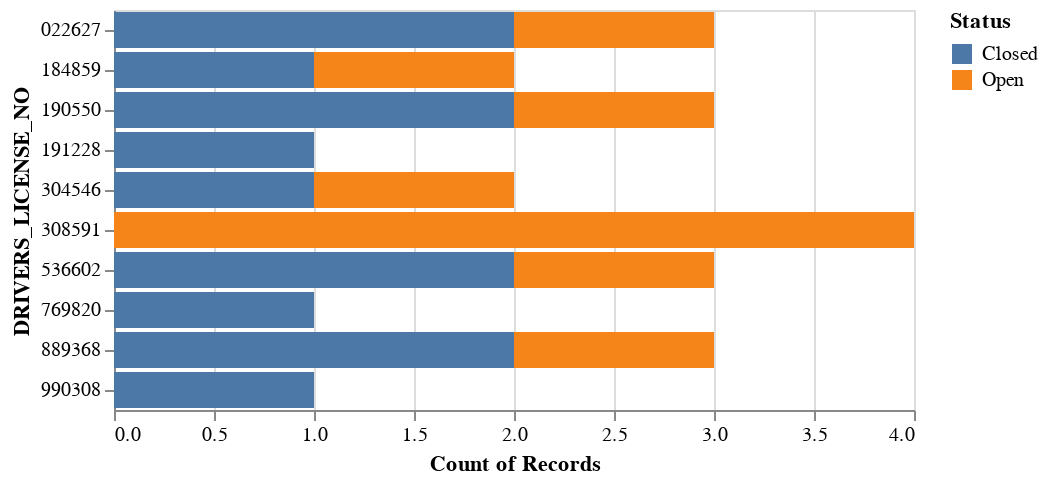

Notebook code for this chart:
### Code cell
caseload_month = caseload_month[caseload_month['Ignore Case'] == 0]


alt.Chart(caseload_month).mark_bar().encode(
    y='DRIVERS_LICENSE_NO',
    x='count(DRIVERS_LICENSE_NO):Q',
#    y='STATUS_COUNT:Q',
    color='Status'
)

### Figure 1 — Vega-Lite specification as saved in the notebook (floating-point values rounded to 4 significant figures)
{"config": {"view": {"continuousWidth": 400, "continuousHeight": 300}}, "data": {"name": "data-59ca8aac6f1145f1dd0c027fcef1b915"}, "mark": "bar", "encoding": {"color": {"type": "nominal", "field": "Status"}, "x": {"type": "quantitative", "aggregate": "count", "field": "DRIVERS_LICENSE_NO"}, "y": {"type": "nominal", "field": "DRIVERS_LICENSE_NO"}}, "$schema": "https://vega.github.io/schema/vega-lite/v4.8.1.json", "datasets": {"data-59ca8aac6f1145f1dd0c027fcef1b915": [{"SCENARIO": "BASIC - SAME MONTH", "CASE_OPENED_DT": "2018-09-13T00:00:00", "LAST_STATUS_DATE": "2018-09-13T00:00:00", "DRIVERS_LICENSE_NO": "990308", "STATUS_COUNT": 5, "Age Category": "Over 80", "GENERAL_STATUS": "Closed", "Year Date": "2019-01-01T00:00:00", "Year Span": "2018-09-30T00:00:00", "Status": "Closed", "Opened Count": 1, "Closed Count": 1, "Count as Open": 0, "Ignore Case": 0, "open_year_span_diff": 0}, {"SCENARIO": "BASIC - SAME MONTH", "CASE_OPENED_DT": "2018-09-13T00:00:00", "LAST_STATUS_DATE": "2018-09-23T00:00:00", "DRIVERS_LICENSE_NO": "191228", "STATUS_COUNT": 5, "Age Category": "Over 80", "GENERAL_STATUS": "Closed", "Year Date": "2019-01-01T00:00:00", "Year Span": "2018-09-30T00:00:00", "Status": "Closed", "Opened Count": 1, "Closed Count": 1, "Count as Open": 0, "Ignore Case": 0, "open_year_span_diff": 0}, {"SCENARIO": "BASIC - 1 MONTH", "CASE_OPENED_DT": "2018-09-23T00:00:00", "LAST_STATUS_DATE": "2018-10-23T00:00:00", "DRIVERS_LICENSE_NO": "184859", "STATUS_COUNT": 5, "Age Category": "Over 80", "GENERAL_STATUS": "Closed", "Year Date": "2019-01-01T00:00:00", "Year Span": "2018-09-30T00:00:00", "Status": "Open", "Opened Count": 1, "Closed Count": 0, "Count as Open": 1, "Ignore Case": 0, "open_year_span_diff": 0}, {"SCENARIO": "BASIC - 1 MONTH", "CASE_OPENED_DT": "2018-09-23T00:00:00", "LAST_STATUS_DATE": "2018-10-23T00:00:00", "DRIVERS_LICENSE_NO": "184859", "STATUS_COUNT": 5, "Age Category": "Over 80", "GENERAL_STATUS": "Closed", "Year Date": "2019-01-01T00:00:00", "Year Span": "2018-10-31T00:00:00", "Status": "Closed", "Opened Count": 0, "Closed Count": 1, "Count as Open": 0, "Ignore Case": 0, "open_year_span_diff": 1}, {"SCENARIO": "BASIC - 3 MONTHS", "CASE_OPENED_DT": "2018-09-23T00:00:00", "LAST_STATUS_DATE": "2018-11-23T00:00:00", "DRIVERS_LICENSE_NO": "889368", "STATUS_COUNT": 5, "Age Category": "Over 80", "GENERAL_STATUS": "Closed", "Year Date": "2019-01-01T00:00:00", "Year Span": "2018-09-30T00:00:00", "Status": "Open", "Opened Count": 1, "Closed Count": 0, "Count as Open": 1, "Ignore Case": 0, "open_year_span_diff": 0}, {"SCENARIO": "BASIC - 3 MONTHS", "CASE_OPENED_DT": "2018-09-23T00:00:00", "LAST_STATUS_DATE": "2018-11-23T00:00:00", "DRIVERS_LICENSE_NO": "889368", "STATUS_COUNT": 5, "Age Category": "Over 80", "GENERAL_STATUS": "Closed", "Year Date": "2019-01-01T00:00:00", "Year Span": "2018-10-31T00:00:00", "Status": "Closed", "Opened Count": 0, "Closed Count": 0, "Count as Open": 1, "Ignore Case": 0, "open_year_span_diff": 1}, {"SCENARIO": "BASIC - 3 MONTHS", "CASE_OPENED_DT": "2018-09-23T00:00:00", "LAST_STATUS_DATE": "2018-11-23T00:00:00", "DRIVERS_LICENSE_NO": "889368", "STATUS_COUNT": 5, "Age Category": "Over 80", "GENERAL_STATUS": "Closed", "Year Date": "2019-01-01T00:00:00", "Year Span": "2018-11-30T00:00:00", "Status": "Closed", "Opened Count": 0, "Closed Count": 1, "Count as Open": 0, "Ignore Case": 0, "open_year_span_diff": 2}, {"SCENARIO": "", "CASE_OPENED_DT": "2018-09-23T00:00:00", "LAST_STATUS_DATE": "2018-11-23T00:00:00", "DRIVERS_LICENSE_NO": "536602", "STATUS_COUNT": 5, "Age Category": "Over 80", "GENERAL_STATUS": "Closed", "Year Date": "2019-01-01T00:00:00", "Year Span": "2018-09-30T00:00:00", "Status": "Open", "Opened Count": 1, "Closed Count": 0, "Count as Open": 1, "Ignore Case": 0, "open_year_span_diff": 0}, {"SCENARIO": "", "CASE_OPENED_DT": "2018-09-23T00:00:00", "LAST_STATUS_DATE": "2018-11-23T00:00:00", "DRIVERS_LICENSE_NO": "536602", "STATUS_COUNT": 5, "Age Category": "Over 80", "GENERAL_STATUS": "Closed", "Year Date": "2019-01-01T00:00:00", "Year Span": "2018-10-31T00:00:00", "Status": "Closed", "Opened Count": 0, "Closed Count": 0, "Count as Open": 1, "Ignore Case": 0, "open_year_span_diff": 1}, {"SCENARIO": "", "CASE_OPENED_DT": "2018-09-23T00:00:00", "LAST_STATUS_DATE": "2018-11-23T00:00:00", "DRIVERS_LICENSE_NO": "536602", "STATUS_COUNT": 5, "Age Category": "Over 80", "GENERAL_STATUS": "Closed", "Year Date": "2019-01-01T00:00:00", "Year Span": "2018-11-30T00:00:00", "Status": "Closed", "Opened Count": 0, "Closed Count": 1, "Count as Open": 0, "Ignore Case": 0, "open_year_span_diff": 2}, {"SCENARIO": "", "CASE_OPENED_DT": "2018-09-23T00:00:00", "LAST_STATUS_DATE": "2018-11-23T00:00:00", "DRIVERS_LICENSE_NO": "190550", "STATUS_COUNT": 5, "Age Category": "Over 80", "GENERAL_STATUS": "Closed", "Year Date": "2019-01-01T00:00:00", "Year Span": "2018-09-30T00:00:00", "Status": "Open", "Opened Count": 1, "Closed Count": 0, "Count as Open": 1, "Ignore Case": 0, "open_year_span_diff": 0}, {"SCENARIO": "", "CASE_OPENED_DT": "2018-09-23T00:00:00", "LAST_STATUS_DATE": "2018-11-23T00:00:00", "DRIVERS_LICENSE_NO": "190550", "STATUS_COUNT": 5, "Age Category": "Over 80", "GENERAL_STATUS": "Closed", "Year Date": "2019-01-01T00:00:00", "Year Span": "2018-10-31T00:00:00", "Status": "Closed", "Opened Count": 0, "Closed Count": 0, "Count as Open": 1, "Ignore Case": 0, "open_year_span_diff": 1}, {"SCENARIO": "", "CASE_OPENED_DT": "2018-09-23T00:00:00", "LAST_STATUS_DATE": "2018-11-23T00:00:00", "DRIVERS_LICENSE_NO": "190550", "STATUS_COUNT": 5, "Age Category": "Over 80", "GENERAL_STATUS": "Closed", "Year Date": "2019-01-01T00:00:00", "Year Span": "2018-11-30T00:00:00", "Status": "Closed", "Opened Count": 0, "Closed Count": 1, "Count as Open": 0, "Ignore Case": 0, "open_year_span_diff": 2}, {"SCENARIO": "", "CASE_OPENED_DT": "2018-09-23T00:00:00", "LAST_STATUS_DATE": "2018-11-23T00:00:00", "DRIVERS_LICENSE_NO": "022627", "STATUS_COUNT": 5, "Age Category": "Over 80", "GENERAL_STATUS": "Closed", "Year Date": "2019-01-01T00:00:00", "Year Span": "2018-09-30T00:00:00", "Status": "Open", "Opened Count": 1, "Closed Count": 0, "Count as Open": 1, "Ignore Case": 0, "open_year_span_diff": 0}, {"SCENARIO": "", "CASE_OPENED_DT": "2018-09-23T00:00:00", "LAST_STATUS_DATE": "2018-11-23T00:00:00", "DRIVERS_LICENSE_NO": "022627", "STATUS_COUNT": 5, "Age Category": "Over 80", "GENERAL_STATUS": "Closed", "Year Date": "2019-01-01T00:00:00", "Year Span": "2018-10-31T00:00:00", "Status": "Closed", "Opened Count": 0, "Closed Count": 0, "Count as Open": 1, "Ignore Case": 0, "open_year_span_diff": 1}, {"SCENARIO": "", "CASE_OPENED_DT": "2018-09-23T00:00:00", "LAST_STATUS_DATE": "2018-11-23T00:00:00", "DRIVERS_LICENSE_NO": "022627", "STATUS_COUNT": 5, "Age Category": "Over 80", "GENERAL_STATUS": "Closed", "Year Date": "2019-01-01T00:00:00", "Year Span": "2018-11-30T00:00:00", "Status": "Closed", "Opened Count": 0, "Closed Count": 1, "Count as Open": 0, "Ignore Case": 0, "open_year_span_diff": 2}, {"SCENARIO": "", "CASE_OPENED_DT": "2018-10-13T00:00:00", "LAST_STATUS_DATE": "2018-10-13T00:00:00", "DRIVERS_LICENSE_NO": "769820", "STATUS_COUNT": 5, "Age Category": "Over 80", "GENERAL_STATUS": "Closed", "Year Date": "2019-01-01T00:00:00", "Year Span": "2018-10-31T00:00:00", "Status": "Closed", "Opened Count": 1, "Closed Count": 1, "Count as Open": 0, "Ignore Case": 0, "open_year_span_diff": 0}, {"SCENARIO": "", "CASE_OPENED_DT": "2018-10-23T00:00:00", "LAST_STATUS_DATE": "2018-11-23T00:00:00", "DRIVERS_LICENSE_NO": "304546", "STATUS_COUNT": 5, "Age Category": "Over 80", "GENERAL_STATUS": "Closed", "Year Date": "2019-01-01T00:00:00", "Year Span": "2018-10-31T00:00:00", "Status": "Open", "Opened Count": 1, "Closed Count": 0, "Count as Open": 1, "Ignore Case": 0, "open_year_span_diff": 0}, {"SCENARIO": "", "CASE_OPENED_DT": "2018-10-23T00:00:00", "LAST_STATUS_DATE": "2018-11-23T00:00:00", "DRIVERS_LICENSE_NO": "304546", "STATUS_COUNT": 5, "Age Category": "Over 80", "GENERAL_STATUS": "Closed", "Year Date": "2019-01-01T00:00:00", "Year Span": "2018-11-30T00:00:00", "Status": "Closed", "Opened Count": 0, "Closed Count": 1, "Count as Open": 0, "Ignore Case": 0, "open_year_span_diff": 1}, {"SCENARIO": "STILL OPEN", "CASE_OPENED_DT": "2018-10-23T00:00:00", "LAST_STATUS_DATE": "2018-12-23T00:00:00", "DRIVERS_LICENSE_NO": "308591", "STATUS_COUNT": 5, "Age Category": "Over 80", "GENERAL_STATUS": "Open", "Year Date": "2019-01-01T00:00:00", "Year Span": "2018-10-31T00:00:00", "Status": "Open", "Opened Count": 1, "Closed Count": 0, "Count as Open": 1, "Ignore Case": 0, "open_year_span_diff": 0}, {"SCENARIO": "STILL OPEN", "CASE_OPENED_DT": "2018-10-23T00:00:00", "LAST_STATUS_DATE": "2018-12-23T00:00:00", "DRIVERS_LICENSE_NO": "308591", "STATUS_COUNT": 5, "Age Category": "Over 80", "GENERAL_STATUS": "Open", "Year Date": "2019-01-01T00:00:00", "Year Span": "2018-11-30T00:00:00", "Status": "Open", "Opened Count": 0, "Closed Count": 0, "Count as Open": 1, "Ignore Case": 0, "open_year_span_diff": 1}, {"SCENARIO": "STILL OPEN", "CASE_OPENED_DT": "2018-10-23T00:00:00", "LAST_STATUS_DATE": "2018-12-23T00:00:00", "DRIVERS_LICENSE_NO": "308591", "STATUS_COUNT": 5, "Age Category": "Over 80", "GENERAL_STATUS": "Open", "Year Date": "2019-01-01T00:00:00", "Year Span": "2018-12-31T00:00:00", "Status": "Open", "Opened Count": 0, "Closed Count": 0, "Count as Open": 1, "Ignore Case": 0, "open_year_span_diff": 2}, {"SCENARIO": "STILL OPEN", "CASE_OPENED_DT": "2018-10-23T00:00:00", "LAST_STATUS_DATE": "2018-12-23T00:00:00", "DRIVERS_LICENSE_NO": "308591", "STATUS_COUNT": 5, "Age Category": "Over 80", "GENERAL_STATUS": "Open", "Year Date": "2019-01-01T00:00:00", "Year Span": "2019-01-31T00:00:00", "Status": "Open", "Opened Count": 0, "Closed Count": 0, "Count as Open": 1, "Ignore Case": 0, "open_year_span_diff": 3}]}}
